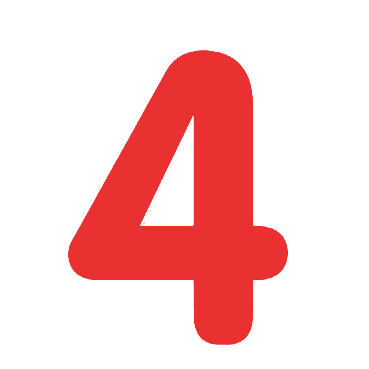
#> input picture practice/第7章：K近邻算法/案例实战/数字4.png, 369 x 369 px
$ jupyter execute --allow-errors '手写数字识别模型.ipynb'
#> lines starting #> are read from the running program, lines starting #| are printed output that depends on the picture; after the words box and inside, x2 and y2 are one past the last pixel; in counts of white or black regions, pixels touching at a corner belong together
# 读取数据

[cell 1]
import pandas as pd
#> (the rest of this cell did not finish here and is left out)

# 提取特征变量和目标变量

#> (a cell that did not finish here is left out)

# 划分训练集和测试集

[cell 3]
from sklearn.model_selection import train_test_split
#> (the rest of this cell did not finish here and is left out)

# 模型搭建

[cell 4]
from sklearn.neighbors import KNeighborsClassifier as KNN
knn = KNN(n_neighbors=5)
#> (the rest of this cell did not finish here and is left out)

# 模型预测与评估

#> (a cell that did not finish here is left out)

[cell 6]
a = pd.DataFrame()
#> (the rest of this cell did not finish here and is left out)

[cell 7]
from sklearn.metrics import accuracy_score
#> (the rest of this cell did not finish here and is left out)

#> (a cell that did not finish here is left out)

# 补充知识点：图像识别原理详解

[cell 9]
# 图片大小调整及显示
from PIL import Image
img = Image.open('数字4.png')
#> img is the input picture: PIL image 369x369 RGB; mean R, G, B 249.9, 205, 205
img = img.resize((32,32))
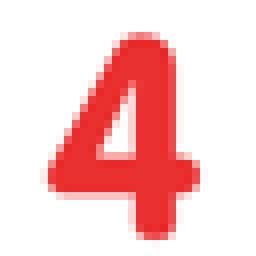
#> img: PIL image 32x32 RGB (shown 8 times larger); mean R, G, B 249.9, 204.5, 204.5
# img.show()
img

[cell 10]
# 图片灰度处理
img = img.convert('L')
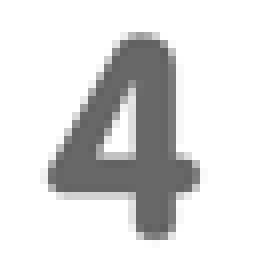
#> img: PIL image 32x32 L (shown 8 times larger); min 95, max 255, mean 218.1
img

[cell 11]
# 图片二值化处理
import numpy as np
img_new = img.point(lambda x: 0 if x > 128 else 1)
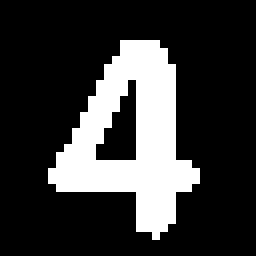
#> img_new: PIL image 32x32 L (shown 8 times larger); values 0 (black) and 1 (white), 21.9% white; 1 white region, box (x1, y1, x2, y2) and area: (6, 5, 25, 30) 224
arr = np.array(img_new)
for i in range(arr.shape[0]):
    print(arr[i])
#> this loop made 32 passes
#| [0 0 0 0 0 0 0 0 0 0 0 0 0 0 0 0 0 0 0 0 0 0 0 0 0 0 0 0 0 0 0 0]
#| [0 0 0 0 0 0 0 0 0 0 0 0 0 0 0 0 0 0 0 0 0 0 0 0 0 0 0 0 0 0 0 0]
#| [0 0 0 0 0 0 0 0 0 0 0 0 0 0 0 0 0 0 0 0 0 0 0 0 0 0 0 0 0 0 0 0]
#| [0 0 0 0 0 0 0 0 0 0 0 0 0 0 0 0 0 0 0 0 0 0 0 0 0 0 0 0 0 0 0 0]
#| [0 0 0 0 0 0 0 0 0 0 0 0 0 0 0 0 0 0 0 0 0 0 0 0 0 0 0 0 0 0 0 0]
#| [0 0 0 0 0 0 0 0 0 0 0 0 0 0 0 1 1 1 1 1 0 0 0 0 0 0 0 0 0 0 0 0]
#| [0 0 0 0 0 0 0 0 0 0 0 0 0 0 0 1 1 1 1 1 1 0 0 0 0 0 0 0 0 0 0 0]
#| [0 0 0 0 0 0 0 0 0 0 0 0 0 0 1 1 1 1 1 1 1 0 0 0 0 0 0 0 0 0 0 0]
#> (further printed lines are left out)

[cell 12]
# 二维数组转一维数组
arr_new = arr.reshape(1, -1)
arr_new

[cell 13]
print(arr_new.shape)
#| (1, 1024)
